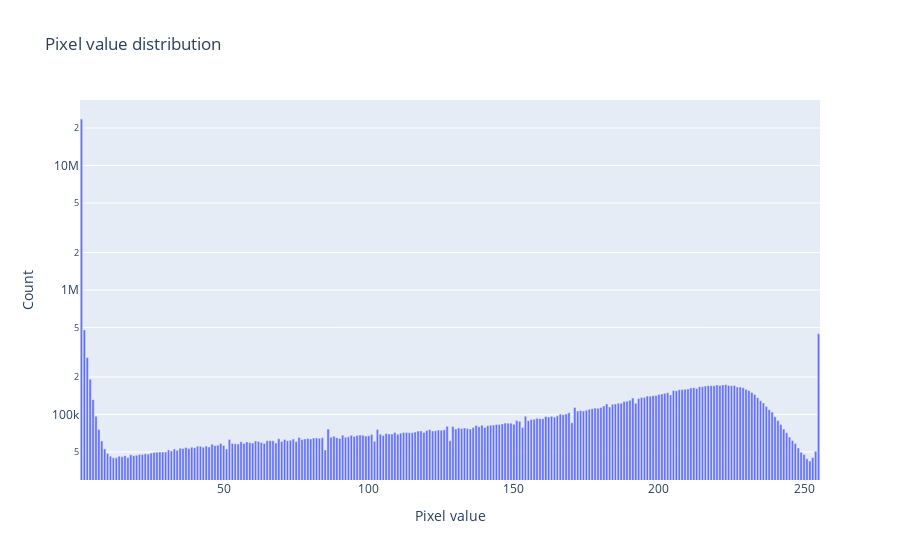

Here is the notebook cell this chart was saved with:
### Markdown cell above
<link rel="stylesheet" href="berkeley.css">

<h4 class="cal cal-h4">Standardization</h4>

Recall that the pixel intensities are from 0 to 255:

### Code cell
fig_pixels

### Figure 1 — Plotly figure (JSON) as saved in the notebook; plotly's stock layout.template omitted (floating-point values rounded to 4 significant figures; data arrays with more than 128 entries replaced by an {"elided": "..."} marker saying what was removed)
{"data": [{"hovertemplate": "Pixel value=%{x}<br>Count=%{y}<extra></extra>", "legendgroup": "", "marker": {"color": "#636efa", "pattern": {"shape": ""}}, "name": "", "orientation": "v", "showlegend": false, "textposition": "auto", "type": "bar", "x": {"elided": "255 float values"}, "xaxis": "x", "y": {"elided": "255 int values"}, "yaxis": "y"}], "layout": {"barmode": "relative", "legend": {"tracegroupgap": 0}, "title": {"text": "Pixel value distribution"}, "xaxis": {"anchor": "y", "domain": [0, 1], "title": {"text": "Pixel value"}}, "yaxis": {"anchor": "x", "domain": [0, 1], "title": {"text": "Count"}, "type": "log"}}}
